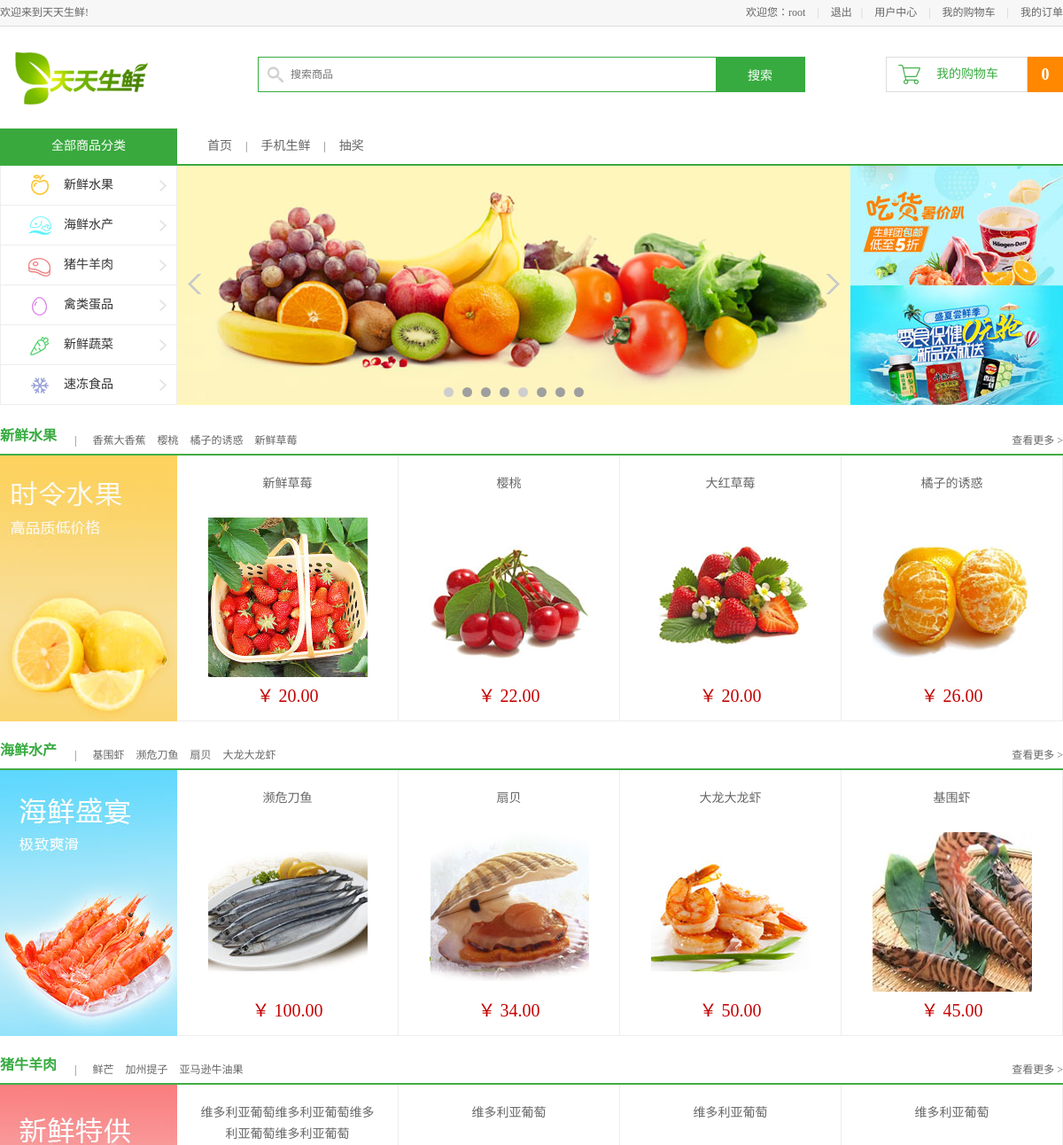
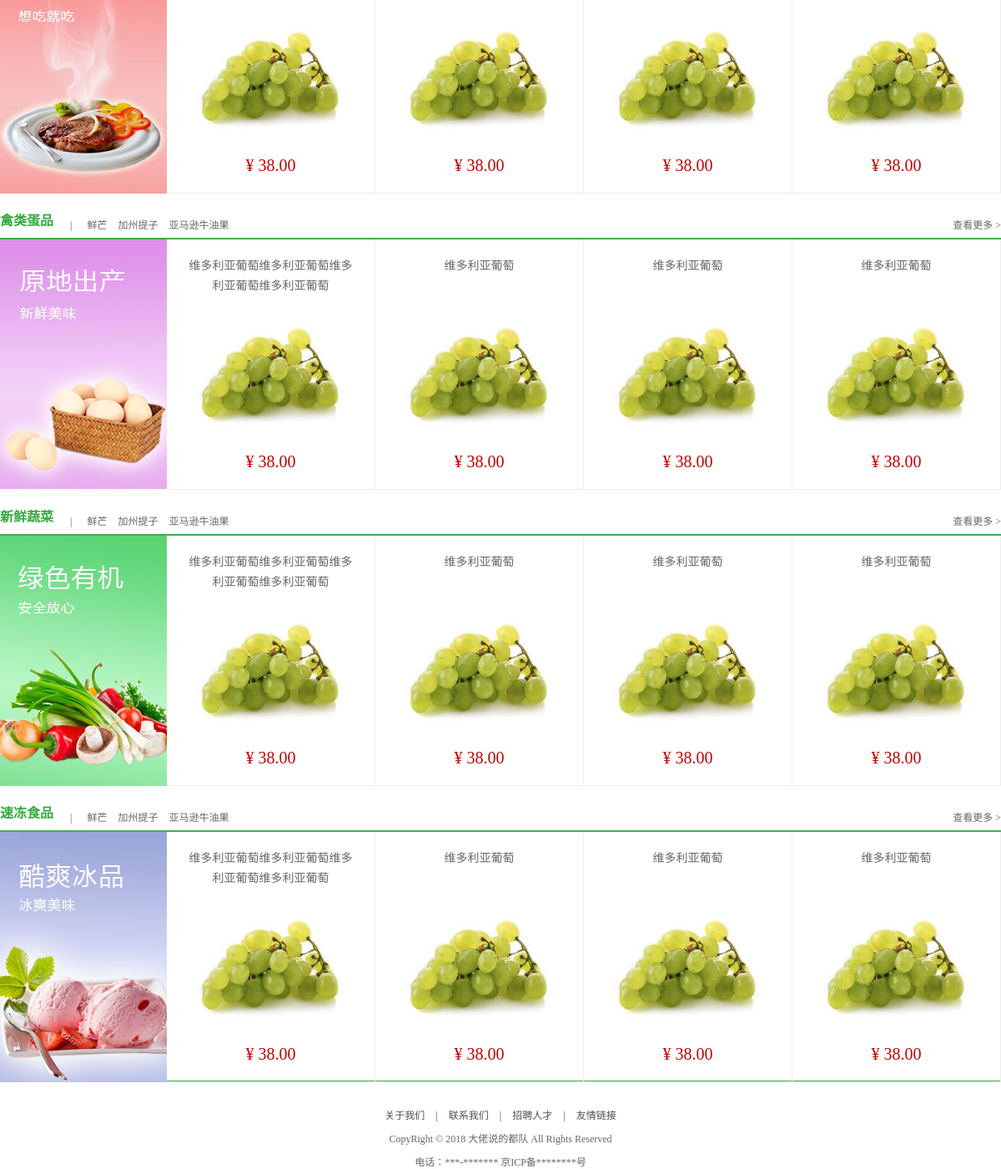
The app's page / (signed in) with its own data (2 pictures, top to bottom).
### apps/df_goods/models.py (models this page shows, shortened)
class GoodsInfo(models.Model):
    isDelete = models.BooleanField(default=False)  # 逻辑删除
    gtitle = models.CharField(max_length=20, verbose_name="商品名称")
    gpic = models.ImageField(upload_to='df_goods', verbose_name="图片路径")
    gprice = models.DecimalField(max_digits=5, decimal_places=2, verbose_name="商品价格")  # 商品价格小数位为两位，整数位为3位
    gunit = models.CharField(max_length=20, default='500g', verbose_name="单位重量")
    gclick = models.IntegerField(verbose_name="点击量")
    gjianjie = models.CharField(max_length=200, verbose_name="简介")
    gkucun = models.IntegerField(verbose_name="库存")
    gcontent = HTMLField(max_length=200, verbose_name="详情")
    gtype = models.ForeignKey(TypeInfo, on_delete=models.CASCADE, verbose_name="分类")  # 外键关联TypeInfo表
    class Meta:
        verbose_name = "商品"
        verbose_name_plural = verbose_name

### apps/df_goods/views.py (the view)
# urls.py: url('^$', views.index),
def index(request):
    typelist = TypeInfo.objects.all()
    type0 = typelist[0].goodsinfo_set.order_by('-id')[0:4]  # 按照最新上传的水果显示
    type01 = typelist[0].goodsinfo_set.order_by('-gclick')[0:4]  # 按照用户点击量上传
    type1 = typelist[1].goodsinfo_set.order_by('-id')[0:4]
    type11 = typelist[1].goodsinfo_set.order_by('-gclick')[0:4]
    type2 = typelist[2].goodsinfo_set.order_by('-id')[0:4]
    type21 = typelist[2].goodsinfo_set.order_by('-gclick')[0:4]
    type3 = typelist[3].goodsinfo_set.order_by('-id')[0:4]
    type31 = typelist[3].goodsinfo_set.order_by('-gclick')[0:4]
    type4 = typelist[4].goodsinfo_set.order_by('-id')[0:4]
    type41 = typelist[4].goodsinfo_set.order_by('-gclick')[0:4]
    type5 = typelist[5].goodsinfo_set.order_by('-id')[0:4]
    type51 = typelist[5].goodsinfo_set.order_by('-gclick')[0:4]
    try:
        user_id = request.session['user_id']
        cart_count = CartInfo.objects.filter(user_id=int(user_id)).count()
    except:
        cart_count = 0
    context = {
        'title': '首页',
        'cart_count': cart_count,
        'guest_cart': 1,
        'type0': type0, 'type01': type01,
        'type1': type1, 'type11': type11,
        'type2': type2, 'type21': type21,
        'type3': type3, 'type31': type31,
        'type4': type4, 'type41': type41,
        'type5': type5, 'type51': type51,
    }
    """

    context = {
        'guest_cart':1,
        'title': '首页'
    }

    #获取最新的4个商品
    hot = GoodsInfo.objects.all().order_by('-gclick')[0:4]
    context.setdefault('hot', hot)

    #*******获取各分类下的点击商品*******
    #首先获取分类
    typelist = TypeInfo.objects.all()
    for i in range(len(typelist)):
    #获取type对象
        type = typelist[i]
        #根据type对象获取商品列表
        #通过外键关联获取商品
        #获取对应列表中的通过id倒序排列的前四个
        goods1 = type.goodinfo_set.order_by('-id')[0:4]
        goods2 = type.goodinfo_set.order_by('-gclick')[0:4]
        key1 = 'type' + str(i)  # 根据id 倒叙排列
        key2 = 'type' + str(i) + str(i)  # 根据点击量倒序排列
        context.setdefault(key1, goods1)
        context.setdefault(key2, goods2)

    print(context)
    """
    return render(request, 'df_goods/index.html', context)

### templates/df_goods/index.html (shortened to what this page needs)
{% extends 'base.html' %}
{% block center_body %}
	<div class="navbar_con">
		<div class="navbar">
			<h1 class="fl">全部商品分类</h1>
			<ul class="navlist fl">
				<li><a href="/">首页</a></li>
				<li class="interval">|</li>
				<li><a href="#">手机生鲜</a></li>
				<li class="interval">|</li>
				<li><a href="#">抽奖</a></li>
			</ul>
		</div>
	</div>
	<div class="center_con clearfix">
		<ul class="subnav fl">
			<li><a href="#model01" class="fruit">新鲜水果</a></li>
			<li><a href="#model02" class="seafood">海鲜水产</a></li>
			<li><a href="#model03" class="meet">猪牛羊肉</a></li>
			<li><a href="#model04" class="egg">禽类蛋品</a></li>
			<li><a href="#model05" class="vegetables">新鲜蔬菜</a></li>
			<li><a href="#model06" class="ice">速冻食品</a></li>
		</ul>
		<div class="slide fl">
			<ul class="slide_pics">
				<li><img src="/static/images/slide.jpg" alt="幻灯片"></li>
			</ul>
			<div class="prev"></div>
			<div class="next"></div>
			<ul class="points"></ul>
		</div>
		<div class="adv fl">
			<a href="#"><img src="/static/images/adv01.jpg"></a>
			<a href="#"><img src="/static/images/adv02.jpg"></a>
		</div>
	</div>
	<div class="list_model">
		<div class="list_title clearfix">
			<h3 class="fl" id="model01">新鲜水果</h3>
			<div class="subtitle fl">
				<span>|</span>
                {% for g in type01 %}
                    <a href="/{{ g.id }}/">{{  g.gtitle|slice:'10' }}</a>
                {%  endfor %}
			</div>
			<a href="/list1_1_1/" class="goods_more fr" id="fruit_more">查看更多 ></a>
		</div>
		<div class="goods_con clearfix">
			<div class="goods_banner fl"><img src="/static/images/banner01.jpg"></div>
			<ul class="goods_list fl">
                {% for goods in type0 %}
                <li>
                    <h4><a href="/{{ goods.id }}/">{{ goods.gtitle }}</a></h4>
                    <a href="/{{ goods.id }}/"><img src="/static/{{ goods.gpic }}"></a>
                    <div class="prize"> ￥ {{ goods.gprice }} </div>
                </li>
                {% endfor %}
			</ul>
		</div>
	</div>
	<div class="list_model">
		<div class="list_title clearfix">
			<h3 class="fl" id="model02">海鲜水产</h3>
			<div class="subtitle fl">
				<span>|</span>
                {% for g in type1 %}
                    <a href="/{{ g.id }}/">{{ g.gtitle|slice:'10' }}</a>
                {% endfor %}
			</div>
			<a href="/list2_1_1/" class="goods_more fr">查看更多 ></a>
		</div>
		<div class="goods_con clearfix">
			<div class="goods_banner fl"><img src="/static/images/banner02.jpg"></div>
			<ul class="goods_list fl">
                {% for goods in type11 %}
                <li>
                    <h4><a href="/{{ goods.id }}/">{{ goods.gtitle }}</a></h4>
                    <a href="/{{ goods.id }}/"><img src="/static/{{ goods.gpic }}"></a>
                    <div class="prize"> ￥ {{ goods.gprice }} </div>
                </li>
                {% endfor %}
			</ul>
		</div>
	</div>
	<div class="list_model">
		<div class="list_title clearfix">
			<h3 class="fl" id="model03">猪牛羊肉</h3>
			<div class="subtitle fl">
				<span>|</span>
				<a href="#">鲜芒</a>
				<a href="#">加州提子</a>
				<a href="#">亚马逊牛油果</a>
			</div>
			<a href="#" class="goods_more fr">查看更多 ></a>
		</div>
		<div class="goods_con clearfix">
			<div class="goods_banner fl"><img src="/static/images/banner03.jpg"></div>
			<ul class="goods_list fl">
				<li>
					<h4><a href="#">维多利亚葡萄维多利亚葡萄维多利亚葡萄维多利亚葡萄</a></h4>
					<a href="#"><img src="/static/images/goods.jpg"></a>
					<div class="prize">¥ 38.00</div>
				</li>
				<li>
					<h4><a href="#">维多利亚葡萄</a></h4>
					<a href="#"><img src="/static/images/goods.jpg"></a>
					<div class="prize">¥ 38.00</div>
				</li>
				<li>
					<h4><a href="#">维多利亚葡萄</a></h4>
					<a href="#"><img src="/static/images/goods.jpg"></a>
					<div class="prize">¥ 38.00</div>
				</li>
				<li>
					<h4><a href="#">维多利亚葡萄</a></h4>
					<a href="#"><img src="/static/images/goods.jpg"></a>
					<div class="prize">¥ 38.00</div>
				</li>
			</ul>
		</div>
	</div>
	<div class="list_model">
		<div class="list_title clearfix">
			<h3 class="fl" id="model04">禽类蛋品</h3>
			<div class="subtitle fl">
				<span>|</span>
				<a href="#">鲜芒</a>
				<a href="#">加州提子</a>
				<a href="#">亚马逊牛油果</a>
			</div>
			<a href="#" class="goods_more fr">查看更多 ></a>
		</div>
		<div class="goods_con clearfix">
			<div class="goods_banner fl"><img src="/static/images/banner04.jpg"></div>
			<ul class="goods_list fl">
				<li>
					<h4><a href="#">维多利亚葡萄维多利亚葡萄维多利亚葡萄维多利亚葡萄</a></h4>
					<a href="#"><img src="/static/images/goods.jpg"></a>
					<div class="prize">¥ 38.00</div>
				</li>
				<li>
					<h4><a href="#">维多利亚葡萄</a></h4>
					<a href="#"><img src="/static/images/goods.jpg"></a>
					<div class="prize">¥ 38.00</div>
				</li>
				<li>
					<h4><a href="#">维多利亚葡萄</a></h4>
					<a href="#"><img src="/static/images/goods.jpg"></a>
					<div class="prize">¥ 38.00</div>
				</li>
				<li>
					<h4><a href="#">维多利亚葡萄</a></h4>
					<a href="#"><img src="/static/images/goods.jpg"></a>
					<div class="prize">¥ 38.00</div>
				</li>
			</ul>
		</div>
	</div>
	<div class="list_model">
		<div class="list_title clearfix">
			<h3 class="fl" id="model05">新鲜蔬菜</h3>
			<div class="subtitle fl">
				<span>|</span>
				<a href="#">鲜芒</a>
				<a href="#">加州提子</a>
				<a href="#">亚马逊牛油果</a>
			</div>
			<a href="#" class="goods_more fr">查看更多 ></a>
		</div>
		<div class="goods_con clearfix">
			<div class="goods_banner fl"><img src="/static/images/banner05.jpg"></div>
			<ul class="goods_list fl">
				<li>
					<h4><a href="#">维多利亚葡萄维多利亚葡萄维多利亚葡萄维多利亚葡萄</a></h4>
					<a href="#"><img src="/static/images/goods.jpg"></a>
					<div class="prize">¥ 38.00</div>
				</li>
				<li>
					<h4><a href="#">维多利亚葡萄</a></h4>
					<a href="#"><img src="/static/images/goods.jpg"></a>
					<div class="prize">¥ 38.00</div>
				</li>
				<li>
					<h4><a href="#">维多利亚葡萄</a></h4>
					<a href="#"><img src="/static/images/goods.jpg"></a>
					<div class="prize">¥ 38.00</div>
				</li>
				<li>
					<h4><a href="#">维多利亚葡萄</a></h4>
					<a href="#"><img src="/static/images/goods.jpg"></a>
					<div class="prize">¥ 38.00</div>
				</li>
			</ul>
		</div>
	</div>
	<div class="list_model">
		<div class="list_title clearfix">
			<h3 class="fl" id="model06">速冻食品</h3>
			<div class="subtitle fl">
				<span>|</span>
				<a href="#">鲜芒</a>
				<a href="#">加州提子</a>
				<a href="#">亚马逊牛油果</a>
			</div>
			<a href="#" class="goods_more fr">查看更多 ></a>
		</div>
		<div class="goods_con clearfix">
			<div class="goods_banner fl"><img src="/static/images/banner06.jpg"></div>
			<ul class="goods_list fl">
				<li>
					<h4><a href="#">维多利亚葡萄维多利亚葡萄维多利亚葡萄维多利亚葡萄</a></h4>
					<a href="#"><img src="/static/images/goods.jpg"></a>
					<div class="prize">¥ 38.00</div>
				</li>
				<li>
					<h4><a href="#">维多利亚葡萄</a></h4>
					<a href="#"><img src="/static/images/goods.jpg"></a>
					<div class="prize">¥ 38.00</div>
				</li>
				<li>
					<h4><a href="#">维多利亚葡萄</a></h4>
					<a href="#"><img src="/static/images/goods.jpg"></a>
					<div class="prize">¥ 38.00</div>
				</li>
				<li>
					<h4><a href="#">维多利亚葡萄</a></h4>
					<a href="#"><img src="/static/images/goods.jpg"></a>
					<div class="prize">¥ 38.00</div>
				</li>
			</ul>
		</div>
	</div>
{% endblock center_body %}

### static/css/main.css (style rules this page uses)
body { font-family:'Microsoft Yahei';font-size:12px;color:#666; }
html,body { height:100% }
.navbar_con { height:40px;border-bottom:2px solid #39a93e }
.navbar { width:1200px;margin:0 auto; }
.navbar h1 { width:200px;height:40px;line-height:40px;text-align: center;font-size:14px;color:#fff;background-color:#39a93e; }
.navlist { margin-left:34px; }
.navlist li { height:40px;float:left;line-height:40px; }
.navlist li a { color:#666;font-size:14px }
.navlist .interval { margin:0 15px; }
.center_con { width:1200px;height:270px;margin:0 auto; }
.subnav { width:198px;height:270px;border-left:1px solid #eee;border-right:1px solid #eee; }
.subnav li { height:44px;border-bottom:1px solid #eee;background:url(../images/icons.png) 178px -257px no-repeat #fff; }
.subnav li a { display:block;height:44px;line-height:44px;text-indent:71px;font-size:14px;color:#333 }
.subnav li .fruit { background:url(../images/icons.png) 28px 0px no-repeat; }
.subnav li .seafood { background:url(../images/icons.png) 28px -43px no-repeat; }
.subnav li .meet { background:url(../images/icons.png) 28px -86px no-repeat; }
.subnav li .egg { background:url(../images/icons.png) 28px -132px no-repeat; }
.subnav li .vegetables { background:url(../images/icons.png) 28px -174px no-repeat; }
.subnav li .ice { background:url(../images/icons.png) 28px -220px no-repeat; }
.slide { width:760px;height:270px;position:relative;overflow:hidden; }
.slide .slide_pics { position:relative;left:0;top:0;width:760px;height:270px; }
.slide .slide_pics li { width:760px;height:270px;position:absolute;left:0;top:0 }
.slide .prev,.slide .next { width:17px;height:23px;background:url(../images/icons.png) left -388px no-repeat;position:absolute;left:11px;top:122px;cursor:pointer; }
.slide .next { background-position:left -428px;left:732px; }
.points { width:100%;height:11px;position:absolute;left:0;top:250px;text-align:center; }
.adv { width:240px;height:270px; overflow:hidden; background-color:gold; }
.adv a { display:block;float:left; }
.list_model { width:1200px;height:340px;margin:15px auto 0; }
.list_title { height:40px;border-bottom:2px solid #42ad46 }
.list_title h3 { height:40px;line-height:40px;font-size:16px;color:#37ab40;font-weight:bold; }
.list_title .subtitle { height:20px;line-height:20px;margin-top:15px; }
.list_title .subtitle span { color:#666;margin:0 10px 0 20px; }
.list_title .subtitle a { color:#666;margin:0 5px; }
.goods_more { height:20px;margin-top:15px;color:#666 }
.goods_con { height:300px; }
.goods_banner { width:200px;height:300px; }
.goods_banner img { width:200px;height:300px; }
.goods_list { width:1000px;height:299px;border-bottom:1px solid #ededed }
.goods_list li { height:299px;width:249px;border-right:1px solid #ededed;float:left }
.goods_list li h4 { width:200px;height:50px;margin:20px auto 0;text-align:center; }
.goods_list li h4 a { font-size:14px;color:#666;font-weight:normal;line-height:24px; }
.goods_list li img { display:block;width:180px;height:180px;margin:0 auto; }
.goods_list li .prize { text-align:center;font-size:20px;color:#c40000;margin-top:5px; }

### records on screen
GoodsInfo: gtitle "香蕉大香蕉"
GoodsInfo: gtitle "樱桃", gpic (picture), gprice "22.00"
GoodsInfo: gtitle "橘子的诱惑", gpic (picture), gprice "26.00"
GoodsInfo: gtitle "新鲜草莓", gpic (picture), gprice "20.00"
GoodsInfo: gtitle "大红草莓", gpic (picture), gprice "20.00"
GoodsInfo: gtitle "基围虾", gpic (picture), gprice "45.00"
GoodsInfo: gtitle "濒危刀鱼", gpic (picture), gprice "100.00"
GoodsInfo: gtitle "扇贝", gpic (picture), gprice "34.00"
GoodsInfo: gtitle "大龙大龙虾", gpic (picture), gprice "50.00"

### other values on screen
{{ request.session.user_name }} "root"
{{ cart_count }} "0"
